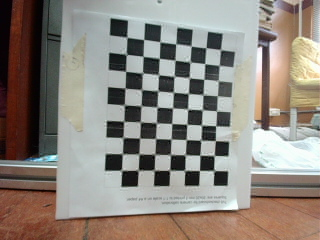
#> input picture calibration/left_n_right/left105.png, 320 x 240 px; its folder holds 4 pictures in this run
$ python stereo_calibration.py   (Python 2 division)
#> lines starting #> are read from the running program, lines starting #| are printed output that depends on the picture; after the words box and inside, x2 and y2 are one past the last pixel; in counts of white or black regions, pixels touching at a corner belong together
import numpy as np
import cv2 as cv
import glob
import json


# termination criteria
criteria = (cv.TERM_CRITERIA_EPS + cv.TERM_CRITERIA_MAX_ITER, 30, 0.001)

# prepare object points, like (0,0,0), (1,0,0), (2,0,0) ....,(6,5,0)
objp = np.zeros((7*9,3), np.float32)
objp[:,:2] = np.mgrid[0:9,0:7].T.reshape(-1,2)

# Arrays to store object points and image points from all the images.
objpointsL = [] # 3d point in real world space
imgpointsL = [] # 2d points in image plane.
objpointsR = [] # 3d point in real world space
imgpointsR = [] # 2d points in image plane.
images = glob.glob('left*.png')

count = 0
for fname in images:
    print("read", fname)
    img = cv.imread(fname)
#> img is the input picture: shape (240, 320, 3); mean B, G, R 126, 134, 141.2
    gray = cv.cvtColor(img, cv.COLOR_BGR2GRAY)
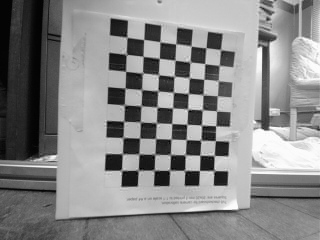
#> gray: shape (240, 320); min 0, max 255, mean 135.2

    # Find the chess board corners
    ret, corners = cv.findChessboardCorners(gray, (9,7), None)
#> ret = True; corners = 63 rows, first 8: [220.5, 49.76], [219, 65.51], [218.2, 80.59], [217.2, 95.76], [216.4, 111.2], [215.5, 125.8], [215.5, 140.7], [214.1, 155.6]
    # If found, add object points, image points (after refining them)

    if ret == True:

        count += 1
        objpointsL.append(objp)
        corners2 = cv.cornerSubPix(gray,corners, (11,11), (-1,-1), criteria)
#> corners2 = 63 rows, first 8: [220.4, 49.64], [219.3, 65.55], [218.2, 80.52], [217.3, 96.04], [216.6, 110.8], [215.6, 126.1], [215.3, 140.4], [214.1, 155.6]
        imgpointsL.append(corners)

        # Draw and display the corners
        cv.drawChessboardCorners(img, (9,7), corners2, ret)
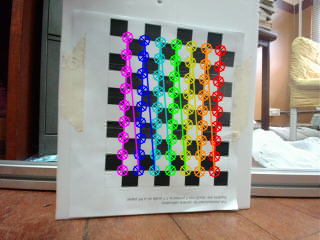
#> img: shape (240, 320, 3); 12.04% of pixels changed, all inside (x1, y1, x2, y2) = (116, 31, 227, 178)
        cv.imshow('img', img)
        cv.waitKey(100)

    if count >= 50: break
#> pass 2 of the loop `for fname in images:`:
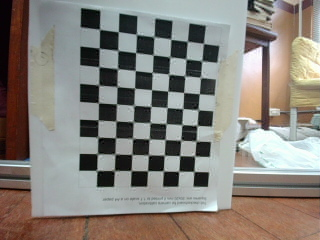
#> input picture calibration/left_n_right/left117.png, 320 x 240 px
#> img is the input picture: shape (240, 320, 3); mean B, G, R 123.2, 130.1, 134.9
#> `gray = cv.cvtColor(img, cv.COLOR_BGR2GRAY)`:
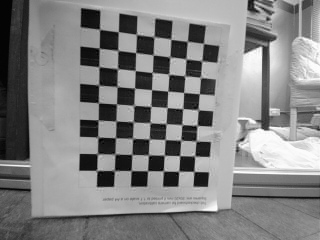
#> gray: shape (240, 320); min 0, max 255, mean 130.7
#> corners = 63 rows, first 8: [203.5, 43.45], [201.6, 60.68], [200.5, 77.19], [199.5, 93.95], [198.3, 109.6], [197.1, 125.5], [195.6, 141.4], [194.4, 155.3]
#> corners2 = 63 rows, first 8: [203.4, 43.46], [201.8, 61], [200.5, 77.2], [199.3, 93.85], [198, 109.7], [196.9, 125.6], [196.1, 140.7], [194.7, 156.1]
#> `cv.drawChessboardCorners(img, (9,7), corners2, ret)`:
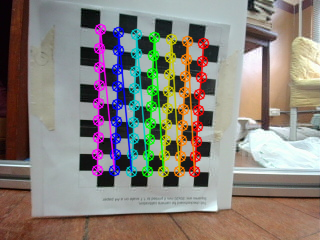
#> img: shape (240, 320, 3); 12.5% of pixels changed, all inside (x1, y1, x2, y2) = (91, 23, 210, 178)
#> pass 3 of the loop `for fname in images:`:
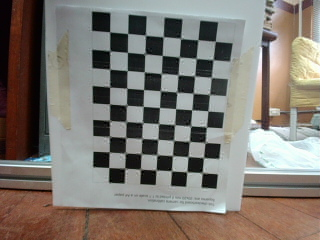
#> input picture calibration/left_n_right/left118.png, 320 x 240 px
#> img is the input picture: shape (240, 320, 3); mean B, G, R 112.5, 119.7, 125.7
#> `gray = cv.cvtColor(img, cv.COLOR_BGR2GRAY)`:
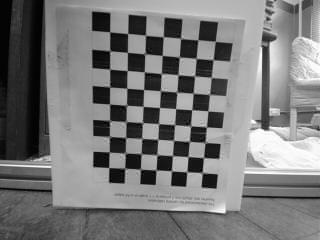
#> gray: shape (240, 320); min 0, max 255, mean 120.7
#> corners = 63 rows, first 8: [215.4, 41.19], [213, 59.56], [211.3, 77.4], [209.3, 94.41], [207.8, 111], [206.4, 127.3], [205.2, 143.1], [203.5, 157.6]
#> corners2 = 63 rows, first 8: [215.2, 41.37], [213.1, 59.84], [211.2, 77.23], [209.5, 94.47], [208, 110.8], [206.3, 127.1], [205.1, 142.1], [203.5, 157.6]
#> `cv.drawChessboardCorners(img, (9,7), corners2, ret)`:
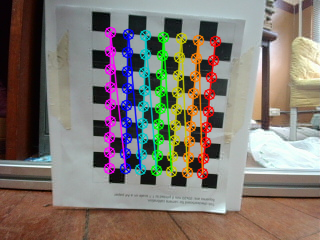
#> img: shape (240, 320, 3); 12.46% of pixels changed, all inside (x1, y1, x2, y2) = (103, 26, 222, 180)
#> the loop made 4 passes; the first 3 are shown


print("ret == True  count", count)

images = glob.glob('right*.png')
#> images = []

count = 0
for fname in images:
    print("read", fname)
    img = cv.imread(fname)
    gray = cv.cvtColor(img, cv.COLOR_BGR2GRAY)

    # Find the chess board corners
    ret, corners = cv.findChessboardCorners(gray, (9,7), None)
    # If found, add object points, image points (after refining them)

    if ret == True:

        count += 1
        objpointsR.append(objp)
        corners2 = cv.cornerSubPix(gray,corners, (11,11), (-1,-1), criteria)
        imgpointsR.append(corners)

        # Draw and display the corners
        cv.drawChessboardCorners(img, (9,7), corners2, ret)
        cv.imshow('img', img)
        cv.waitKey(100)

    if count >= 50: break


cv.destroyAllWindows()

print("ret == True  count", count)

cameramtx = cv.UMat(np.array([
    [142.230224609375, 0.0, 194.09322290448472],
    [0.0, 167.86573791503906, 129.81425585354464],
    [0.0, 0.0, 1.0]
    ]))
dist = cv.UMat(np.array([
        [0.02258901665656029, 0.018869741300398365, -0.00013336432819995717, 0.00026830435749782526, -0.05545675195243372]
    ]))

#> (the run stopped early here; a loop or call above may not have finished)
